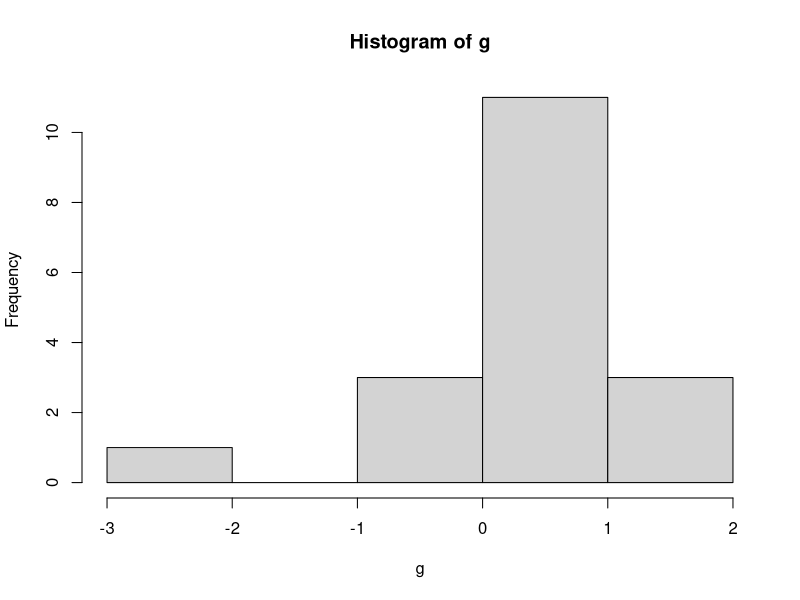
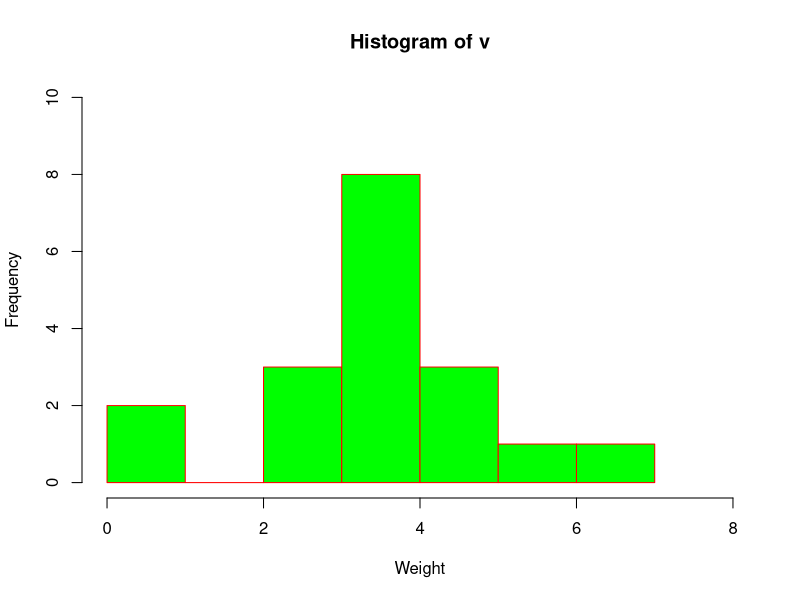

Here is the R script that generated these plots, in order:
## ---- chunk 1
knitr::opts_chunk$set(echo = TRUE, messages = TRUE, error = TRUE)
## ---- chunk 2

a <- 1
b <- "hello world" 
d <- "3" #using "" makes it a character instead of number

class(a) #class tells me what kind of variable im working with

class(d)
## ---- chunk 3

vector <- c(1,2,3,4,5,6,7,4,6,7,8,5,3,3,2,8) #vector is what we store 

#process of indentifying whats in a certain spot is indexing. #vector[7] shows us what is in the position 8

vector[2:8] #finds the 2-8 positions

vector [c(10,10,10,10,10,10)] #printing out things in position 10 six times

vector[c(1,2,3,3,2,1)]

vector <- c(1,2,3,4,5,6,7,4,6,7,8,5,3,3,2,8,1000) #note the large inaccuarate number
vector[vector > 7]#only shows numbers that are greater than 7, to elimnate the 1000 insert vector[vector < 7]
vector[vector < 7] #adding >= means greater than or equal to? 
vector[vector == 5] #[==] in a row asks is it equal to?
vector[vector != 5] #[!=] means 

vector [8] <- 2000 #adds a number to the vector position at a later date
vector [1:2] <- 10 #changes first two characters to 10
class(vector) #what is within the vector?

vector[7] <- "j" 
## ---- chunk 4

a <- c("1","2","3") # a is a character vectro with 3 characters in it
class(a) #asks what is in a?
b <- a
class(b)

as.numeric(b) #will try to change the charcters into numbers if they are actually numbers

a <- "iurbgiuqrebguqrvniowenfoimxqwio"
strsplit(a,split="") #use this to split apart character strings
b <- strsplit(a,split="") #
b[[1]][5] #b is a list, access the first list [[1]], turns out the first list is a character vector, [5] access this 5th thing which is a character vector 
class(b)

 #when you have a bunch of strings/variables, write a loop that goes through each string and pulls what you want. vectorized operations does this. if you had paragrahs and you want to see what was in each, strsplit will give you results by each paragraph.

b <- unlist(strsplit(a,split=""))
b[5]

## ---- chunk 5

example_list <- list(a=1, b=4, d=c(1,2,3,4))
example_list[[1]] #[[1]]return whats in list one, used to pull whats from different lists

g <- matrix(0,nrow=5, ncol=3)
View(g)


data.frame() #essentially an excel spreadsheet, if i can get my data into this format all of r will run. 


first_names <- c("asdasas", "fwefef", "sfweg")
ages <- c(2,7,9)
grades <- c(89, 56, 99)

#put into the data frame each variable
everybody <- data.frame(first_names, 
                        ages, 
                        grades)
View(everybody)
everybody$ages[2] #gets the second thing in the column

## ---- chunk 6

a<-"couting the letters in cats and dogs"
table(unlist(strsplit(a,split="")))

#without using table

numbers <- c(1,2,3,4,5)
letters <- c("a","b","c","d","e")

new_df <- data.frame(numbers,letters)#storing variables into data frame 
print(new_df)

new_df$numbers #access individual columns of dataframe

new_df$letters #access individual columns of dataframe

names(new_df) #get names of data.frame




## ---- chunk 7

my_function <- function(x){ 
  return(x+1)
} #create fnx to return something #(x)is the input
my_function(2)#(output)

## ---- chunk 8

add_one <- function(x){
  save_result <- x+1
  return()
}


## ---- chunk 9

add_one <- function(x) return(x+1)
add_one
## ---- chunk 10
sample(1:6,1) #use to get a single random number between 1:6 and 1 number increments

roll_dice <- function(){
  return(sample(1:6,1))
}

roll_dice()#run the fxn with no input

## ---- chunk 11
some_numbers <- c(3,4,3,2)
ranged_mean2 <- function(x, min_val, max_val){
  restricted_values <- x[x > min_val & x< max_val]
  outputs <- list(original_values = x,
                  restricted_values = restricted_values, #names=data(contents)
                  restricted_mean = mean(restricted_values))#creating restricted values, then placing the mean of those values into it
  return(outputs)
}


## ---- chunk 12
g<-c(-.55,.07,1.95,1.32,.7,1.8,.07,-.55,.07,.07,.7,.07,-2.42,-.55,.7,.07,.07,.07)
hist(g)



## ---- chunk 13



# Create data for the graph.
v <- c(3, 4, 7, 6, 5, 1, 4, 3, 4, 4, 5, 4, 0, 3, 5, 4, 4, 4)

# Give the chart file a name.
png(file = "histogram_lim_breaks.png")

# Create the histogram.
hist(v,xlab = "Weight",col = "green",border = "red", xlim = c(0,8), ylim = c(0,10),
   breaks = 5)

# Save the file.
dev.off()


